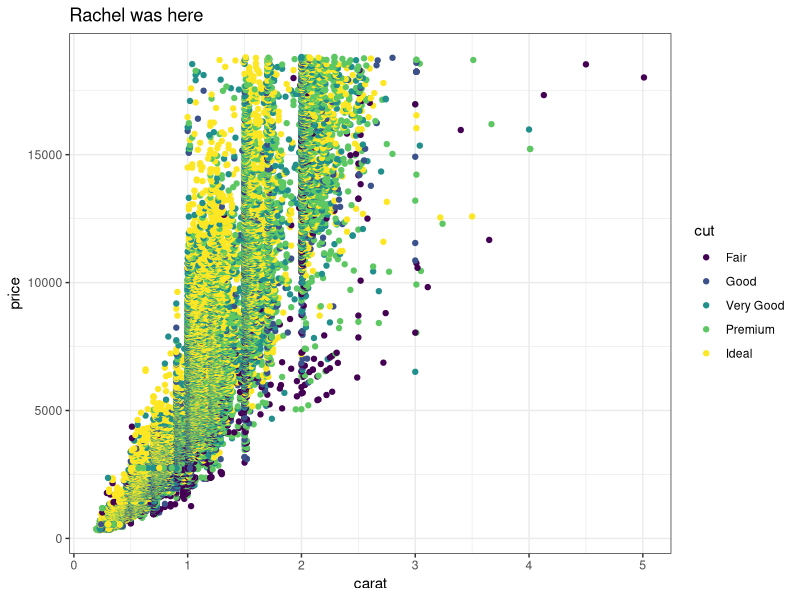
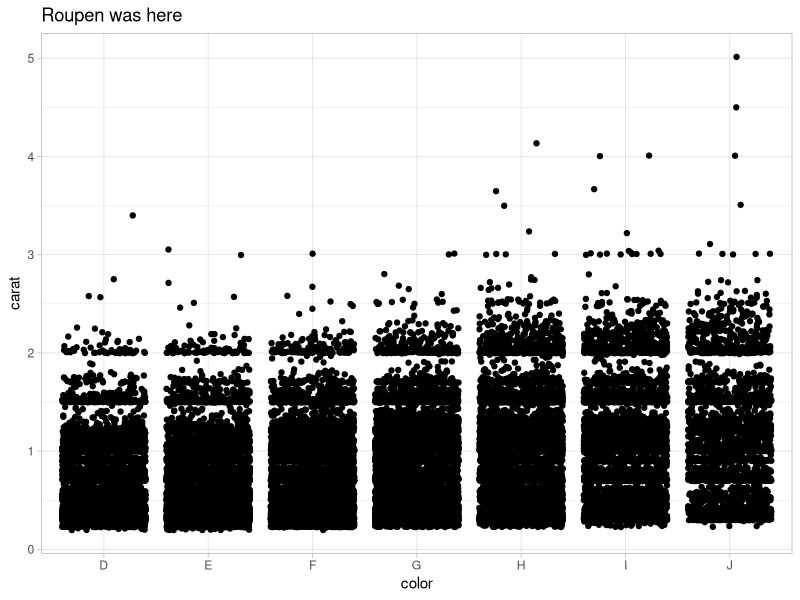
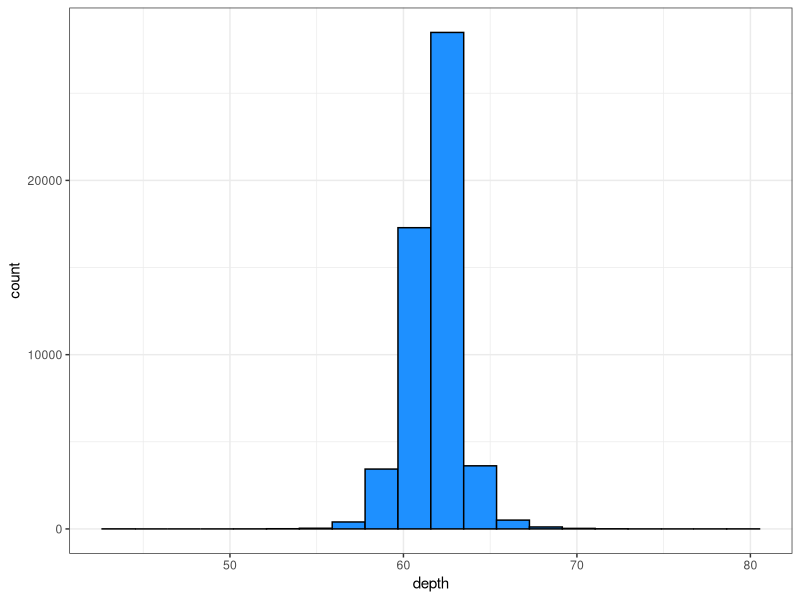
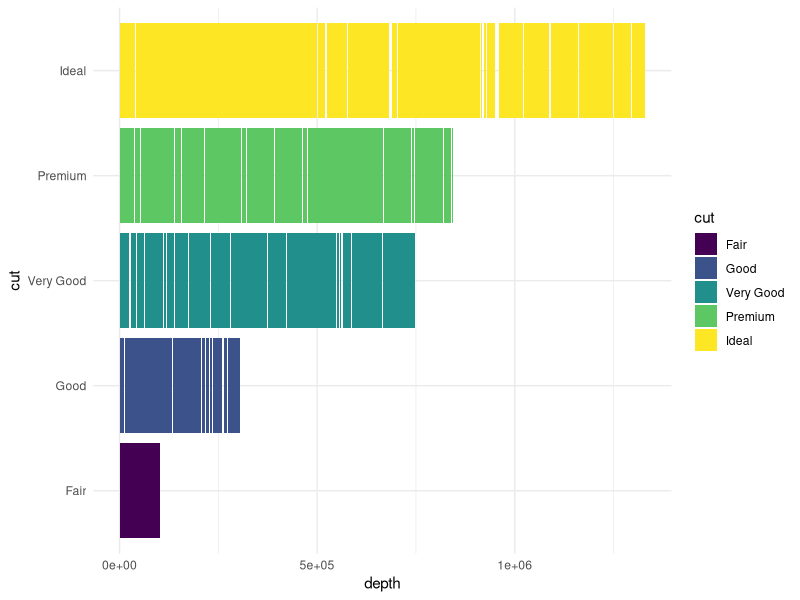
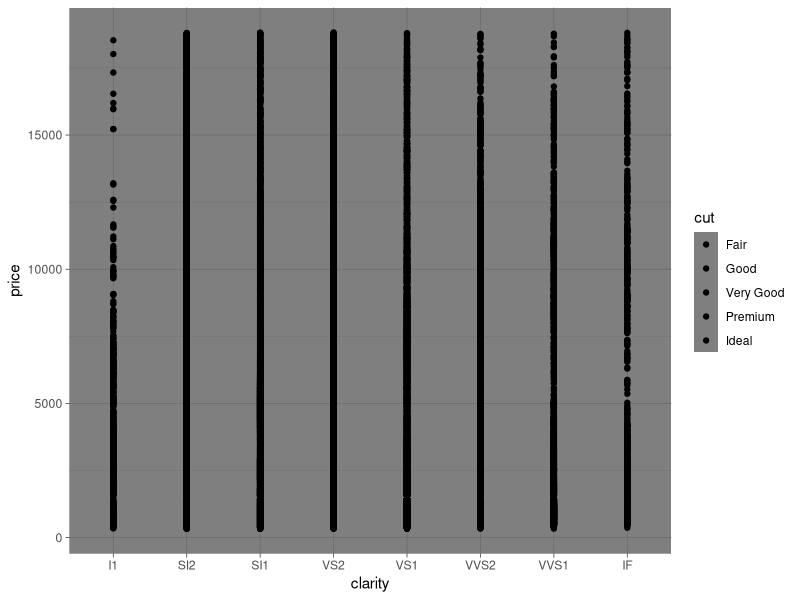

Write the R code that produced these figures, in order.
## ---- chunk 1
knitr::opts_chunk$set(echo = TRUE)
library(tidyverse)
## ---- chunk 2
# Partner 1: 
# Run the code below to see the original graph
# Change the code below to make the point color change based on 'cut', and update the theme to theme_bw(). Update the title to include your first name. 

ggplot(data = diamonds, aes(x = carat, y = price)) +
  geom_point(aes(color = cut)) +
  theme_bw() +
  labs(title = "Rachel was here")
## ---- chunk 3
# Partner 2: 
# Run the code below to see the original graph
# Change the code below to make the geom a geom_jitter, and update the theme to theme_light. Update the title to include your first name. 

ggplot(data = diamonds, aes(x = color, y = carat)) +
  geom_jitter() +
  theme_light() +
  labs(title = "Roupen was here")
## ---- chunk 4


# A histogram!
ggplot(data = diamonds, aes(x = depth)) +
  geom_histogram(bins = 20, col = "black",
  fill = "dodgerblue") +
  theme_bw()

# Great plot by Rachel
ggplot(data = diamonds, aes(x = depth, y = cut)) +
  geom_col(aes(fill = cut)) +
  theme_minimal()

## ---- chunk 5
# things are getting crazy by Rachel - the most unhelpful graph ever....

ggplot(data = diamonds, aes(x = clarity, y = price)) +
  geom_point(aes(fill = cut)) +
  theme_dark()

# random math

2^2 + sqrt(6) - exp(9)
